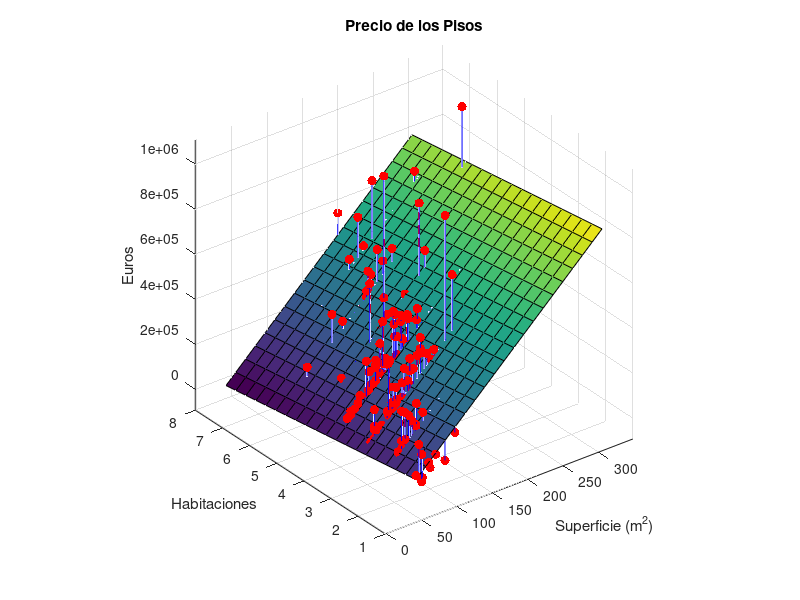

Source code (MATLAB): (Note: this script raises an error after producing the figure.)
close all;
%% Cargar los datos
% Datos de entrenamiento
datos = load('PisosTrain.txt');
y = datos(:,3);  % Precio en Euros
x1 = datos(:,1); % m^2
x2 = datos(:,2); % Habitaciones
N = length(y);

% Datos de test
datostest = load('PisosTest.txt');
ytest = datostest(:,3);  % Precio en Euros
x1test = datostest(:,1); % m^2
x2test = datostest(:,2); % Habitaciones
Ntest = length(ytest);

%% Dibujo de un Ajuste con dos Variables
X = [ones(N,1) x1 x2];
Xtest = [ones(Ntest,1) x1test x2test];
th = X \ y;  % Ecuacion normal
yest = X * th;

% Dibujar los puntos de entrenamiento y su valor estimado 
figure;  
plot3(x1, x2, y, '.r', 'markersize', 20);
axis vis3d; hold on;
plot3([x1 x1]' , [x2 x2]' , [y yest]', '-b');

% Generar una reticula de np x np puntos para dibujar la superficie
np = 20;
ejex1 = linspace(min(x1), max(x1), np)';
ejex2 = linspace(min(x2), max(x2), np)';
[x1g,x2g] = meshgrid(ejex1, ejex2);
x1g = x1g(:); %Los pasa a vectores verticales
x2g = x2g(:);

% Calcula la salida estimada para cada punto de la reticula
Xg = [ones(size(x1g)), x1g, x2g];
yg = Xg * th;

% Dibujar la superficie estimada
surf(ejex1, ejex2, reshape(yg,np,np)); grid on; 
title('Precio de los Pisos')
zlabel('Euros'); xlabel('Superficie (m^2)'); ylabel('Habitaciones');
%% Compara los residuos obtenidos con los puntos de entrenamiento y los de test
residuotrain = mean(abs(X * th - y))
residuotest = mean(abs(Xtest * th - ytest))
[ costTrain ] = RMSE( th, X, y )
[ costTest ] = RMSE( th, Xtest, ytest )

%% Coste de comprar un piso de 100m cuadrados entre los dos modelos
% Coste con el modelo monovariable
Xmono = [ones(N,1) x1];
thmono = Xmono \ y;
costePisoMono = 100 * thmono(2,:)

% Coste con el modelo multivariable
costePiso2habMulti = [1,100,2] * th
costePiso3habMulti = [1,100,3] * th
costePiso4habMulti = [1,100,4] * th
costePiso5habMulti = [1,100,5] * th
